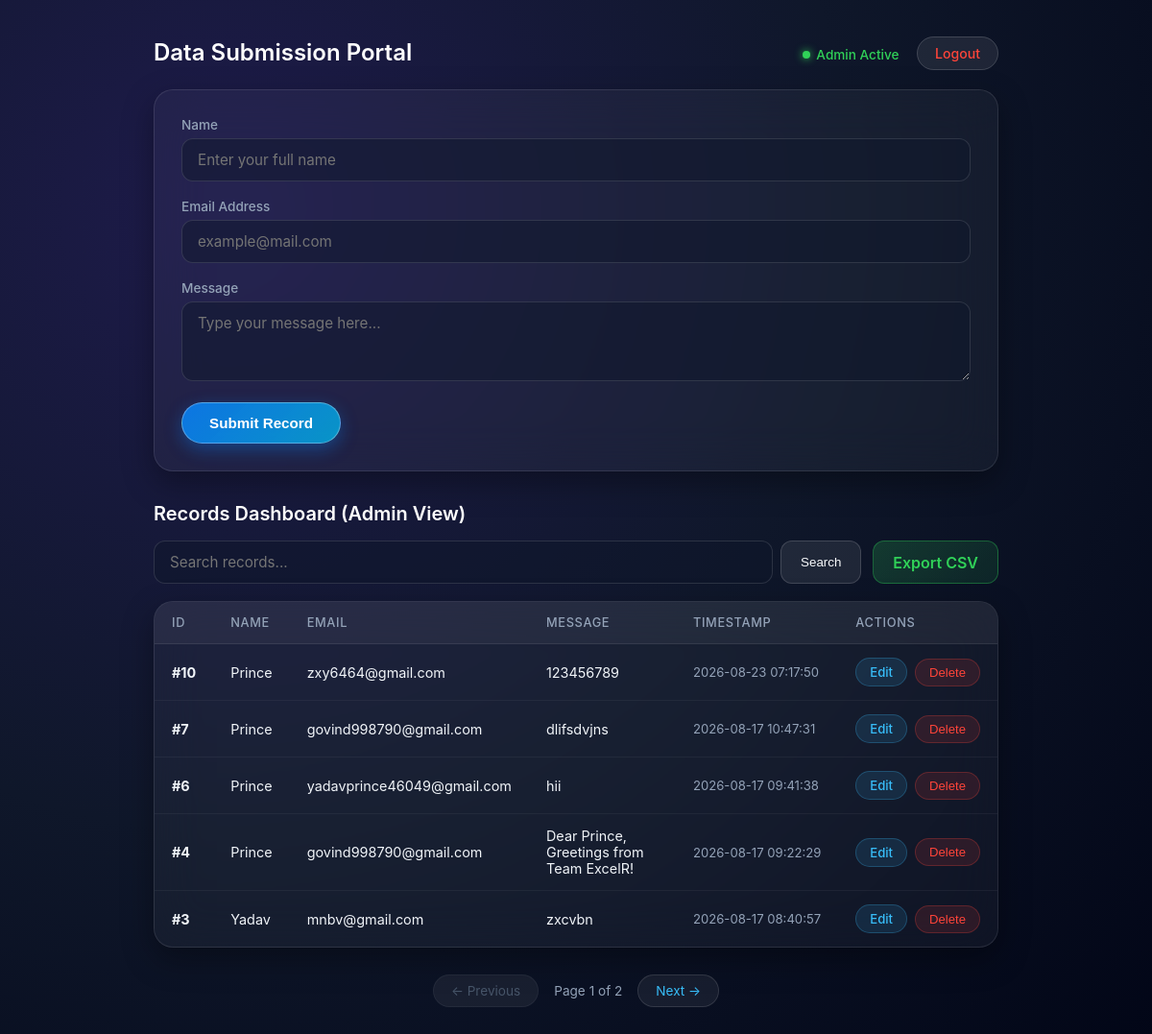
/ (signed in), run on the app's committed database.
### tables this page shows
CREATE TABLE users (
                id INTEGER PRIMARY KEY AUTOINCREMENT,
                name TEXT NOT NULL,
                email TEXT NOT NULL,
                message TEXT NOT NULL,
                created_at TIMESTAMP DEFAULT CURRENT_TIMESTAMP
            );

### app.py (the view, shortened to what this page needs)
@app.route('/', methods=['GET', 'POST'])
def index():
    search_query = request.args.get('search', '').strip()
    page = request.args.get('page', 1, type=int)
    per_page = 5
    offset = (page - 1) * per_page
    records = []
    total_pages = 1
    total_records = 0
    if session.get('is_admin'):
        with sqlite3.connect(DB_NAME, timeout=10) as conn:
            cursor = conn.cursor()
            if search_query:
                wildcard = f"%{search_query}%"
                cursor.execute(
                    "SELECT COUNT(*) FROM users WHERE name LIKE ? OR email LIKE ? OR message LIKE ?",
                    (wildcard, wildcard, wildcard)
                )
                total_records = cursor.fetchone()[0]
                cursor.execute(
                    "SELECT id, name, email, message, created_at FROM users WHERE name LIKE ? OR email LIKE ? OR message LIKE ? ORDER BY id DESC LIMIT ? OFFSET ?",
                    (wildcard, wildcard, wildcard, per_page, offset)
                )
            else:
                cursor.execute("SELECT COUNT(*) FROM users")
                total_records = cursor.fetchone()[0]
                cursor.execute(
                    "SELECT id, name, email, message, created_at FROM users ORDER BY id DESC LIMIT ? OFFSET ?",
                    (per_page, offset)
                )
            records = cursor.fetchall()
        total_pages = math.ceil(total_records / per_page) if total_records > 0 else 1
    return render_template(
        'index.html',
        records=records,
        search_query=search_query,
        page=page,
        total_pages=total_pages,
        total_records=total_records,
        is_admin=session.get('is_admin', False)
    )

### templates/index.html (shortened to what this page needs)
<!DOCTYPE html>
<html lang="en">
<head>
</head>
<body>
  <div class="box">
    <div class="top-bar">
      <h1 class="app-title">Data Submission Portal</h1>
      <div>
        {% if is_admin %}
          <span class="admin-badge"><span class="admin-dot"></span> Admin Active</span>
          <a href="/logout" class="nav-link logout">Logout</a>
        {% else %}
          <a href="/login" class="nav-link">Admin Login</a>
        {% endif %}
      </div>
    </div>
    <form class="main-form" action="/" method="POST">
      <label>Name</label>
      <input type="text" name="name" placeholder="Enter your full name" required>
      <label>Email Address</label>
      <input type="email" name="email" placeholder="example@mail.com" required>
      <label>Message</label>
      <textarea name="message" placeholder="Type your message here..." rows="3" required></textarea>
      <button class="btn-submit" type="submit">Submit Record</button>
    </form>
    {% if is_admin %}
      <h2 class="dashboard-title">Records Dashboard (Admin View)</h2>
      <div class="controls-row">
        <form class="search-container" action="/" method="GET">
          <input
            class="search-input"
            type="text"
            name="search"
            placeholder="Search records..."
            value="{{ search_query }}"
          >
          <button class="btn-search" type="submit">Search</button>
        </form>
        <a href="/export" class="btn-export">Export CSV</a>
      </div>
      <div class="table-container">
        <table>
          <thead>
            <tr>
              <th>ID</th>
              <th>Name</th>
              <th>Email</th>
              <th>Message</th>
              <th>Timestamp</th>
              <th>Actions</th>
            </tr>
          </thead>
          <tbody>
            {% for row in records %}
            <tr>
              <td><strong>#{{ row[0] }}</strong></td>
              <td>{{ row[1] }}</td>
              <td>{{ row[2] }}</td>
              <td>{{ row[3] }}</td>
              <td class="time-col">{{ row[4] }}</td>
              <td>
                <div class="actions-cell">
                  <a href="/edit/{{ row[0] }}" class="btn-edit">Edit</a>
                  <form action="/delete/{{ row[0] }}" method="POST" onsubmit="return confirm('Delete this record?');">
                    <button class="btn-delete" type="submit">Delete</button>
                  </form>
                </div>
              </td>
            </tr>
            {% else %}
            <tr>
              <td colspan="6" style="text-align: center; color: #94a3b8; padding: 28px;">
                {% if search_query %}No records found matching "{{ search_query }}".{% else %}No records stored in database yet.{% endif %}
              </td>
            </tr>
            {% endfor %}
          </tbody>
        </table>
      </div>
      {% if total_pages > 1 %}
      <div class="pagination">
        <a href="/?page={{ page - 1 }}{% if search_query %}&search={{ search_query }}{% endif %}" class="page-btn {% if page <= 1 %}disabled{% endif %}">&larr; Previous</a>
        <span class="page-info">Page {{ page }} of {{ total_pages }}</span>
        <a href="/?page={{ page + 1 }}{% if search_query %}&search={{ search_query }}{% endif %}" class="page-btn {% if page >= total_pages %}disabled{% endif %}">Next &rarr;</a>
      </div>
      {% endif %}
    {% else %}
      <div class="restricted-card">
        Database records and controls are restricted to administrators.<br>
        Please <a href="/login">Log In</a> to view submitted data.
      </div>
    {% endif %}
  </div>
</body>
</html>

### templates/index.html (style rules this page uses)
* { box-sizing: border-box; margin: 0; padding: 0; }
body { font-family: -apple-system, BlinkMacSystemFont, "SF Pro Text", "SF Pro Display", "Helvetica Neue", sans-serif; background: radial-gradient(circle at 20% 20%, #1e1b4b 0%, #0f172a 50%, #020617 100%); min-height: 100vh; color: #f8fafc; padding: 40px 20px; display: flex; justify-content: center; -webkit-font-smoothing: antialiased; }
.box { width: 100%; max-width: 880px; }
.top-bar { display: flex; justify-content: space-between; align-items: center; margin-bottom: 24px; }
.app-title { font-size: 1.5rem; font-weight: 600; color: #ffffff; }
.nav-link { color: #38bdf8; text-decoration: none; font-size: 0.88rem; font-weight: 500; background: rgba(255, 255, 255, 0.08); backdrop-filter: blur(16px); border: 1px solid rgba(255, 255, 255, 0.15); padding: 8px 18px; border-radius: 980px; transition: all 0.25s ease; }
.nav-link.logout { color: #ff453a; }
.admin-badge { display: inline-flex; align-items: center; gap: 6px; font-size: 0.85rem; font-weight: 500; color: #30d158; margin-right: 14px; }
.admin-dot { width: 8px; height: 8px; background: #30d158; border-radius: 50%; box-shadow: 0 0 8px #30d158; }
form.main-form { background: rgba(255, 255, 255, 0.04); backdrop-filter: blur(24px); padding: 28px; border-radius: 20px; margin-bottom: 32px; border: 1px solid rgba(255, 255, 255, 0.1); box-shadow: 0 12px 32px rgba(0, 0, 0, 0.35); }
label { display: block; font-size: 0.85rem; color: #94a3b8; margin-bottom: 6px; font-weight: 500; }
input, textarea { width: 100%; padding: 12px 16px; margin-bottom: 18px; border-radius: 12px; border: 1px solid rgba(255, 255, 255, 0.12); background: rgba(15, 23, 42, 0.5); color: #ffffff; font-size: 0.95rem; font-family: inherit; }
.btn-submit { background: linear-gradient(135deg, rgba(10, 132, 255, 0.85), rgba(0, 199, 255, 0.7)); color: #ffffff; border: 1px solid rgba(255, 255, 255, 0.3); padding: 12px 28px; border-radius: 980px; font-weight: 600; cursor: pointer; font-size: 0.95rem; box-shadow: 0 6px 18px rgba(10, 132, 255, 0.35); }
.dashboard-title { font-size: 1.25rem; font-weight: 600; color: #ffffff; margin-bottom: 16px; }
.controls-row { display: flex; justify-content: space-between; gap: 12px; margin-bottom: 18px; flex-wrap: wrap; }
.search-container { display: flex; gap: 8px; flex: 1; }
.search-input { margin-bottom: 0; flex: 1; }
.btn-search { background: rgba(255, 255, 255, 0.08); color: #f8fafc; border: 1px solid rgba(255, 255, 255, 0.15); padding: 10px 20px; border-radius: 12px; cursor: pointer; font-weight: 500; }
.btn-export { background: linear-gradient(135deg, rgba(48, 209, 88, 0.2), rgba(48, 209, 88, 0.1)); color: #30d158; border: 1px solid rgba(48, 209, 88, 0.35); padding: 10px 20px; border-radius: 12px; font-weight: 600; text-decoration: none; display: inline-flex; align-items: center; }
.table-container { background: rgba(255, 255, 255, 0.04); backdrop-filter: blur(24px); border-radius: 20px; border: 1px solid rgba(255, 255, 255, 0.1); box-shadow: 0 12px 32px rgba(0, 0, 0, 0.35); overflow: hidden; }
table { width: 100%; border-collapse: collapse; }
th, td { padding: 14px 18px; text-align: left; font-size: 0.9rem; }
th { background: rgba(255, 255, 255, 0.05); color: #94a3b8; font-weight: 500; font-size: 0.8rem; text-transform: uppercase; letter-spacing: 0.05em; border-bottom: 1px solid rgba(255, 255, 255, 0.08); }
td { border-bottom: 1px solid rgba(255, 255, 255, 0.05); color: #f1f5f9; }
tr:last-child td { border-bottom: none; }
.time-col { color: #94a3b8; font-size: 0.82rem; white-space: nowrap; }
.actions-cell { display: flex; gap: 8px; align-items: center; }
.btn-edit { color: #38bdf8; text-decoration: none; font-size: 0.82rem; font-weight: 500; padding: 6px 14px; border-radius: 980px; background: rgba(56, 189, 248, 0.12); border: 1px solid rgba(56, 189, 248, 0.25); }
.btn-delete { background: rgba(255, 69, 58, 0.12); color: #ff453a; border: 1px solid rgba(255, 69, 58, 0.25); padding: 6px 14px; border-radius: 980px; cursor: pointer; font-size: 0.82rem; }
.pagination { display: flex; justify-content: center; align-items: center; gap: 16px; margin-top: 28px; }
.page-btn { color: #38bdf8; background: rgba(255, 255, 255, 0.06); border: 1px solid rgba(255, 255, 255, 0.12); padding: 8px 18px; border-radius: 980px; text-decoration: none; font-size: 0.85rem; }
.page-btn.disabled { color: #475569; pointer-events: none; border-color: rgba(255, 255, 255, 0.05); }
.page-info { color: #94a3b8; font-size: 0.85rem; }

### data on the page
users: id "10", name "Prince", email "zxy6464@gmail.com", message "123456789", created_at "2026-08-23 07:17:50"
users: id "7", name "Prince", email "govind998790@gmail.com", message "dlifsdvjns", created_at "2026-08-17 10:47:31"
users: id "6", name "Prince", email "yadavprince46049@gmail.com", message "hii", created_at "2026-08-17 09:41:38"
users: id "4", name "Prince", email "govind998790@gmail.com", message "Dear Prince, Greetings from Team ExcelR!", created_at "2026-08-17 09:22:29"
users: id "3", name "Yadav", email "mnbv@gmail.com", message "zxcvbn", created_at "2026-08-17 08:40:57"

### other printed values
{{ page }} "1"
{{ total_pages }} "2"
